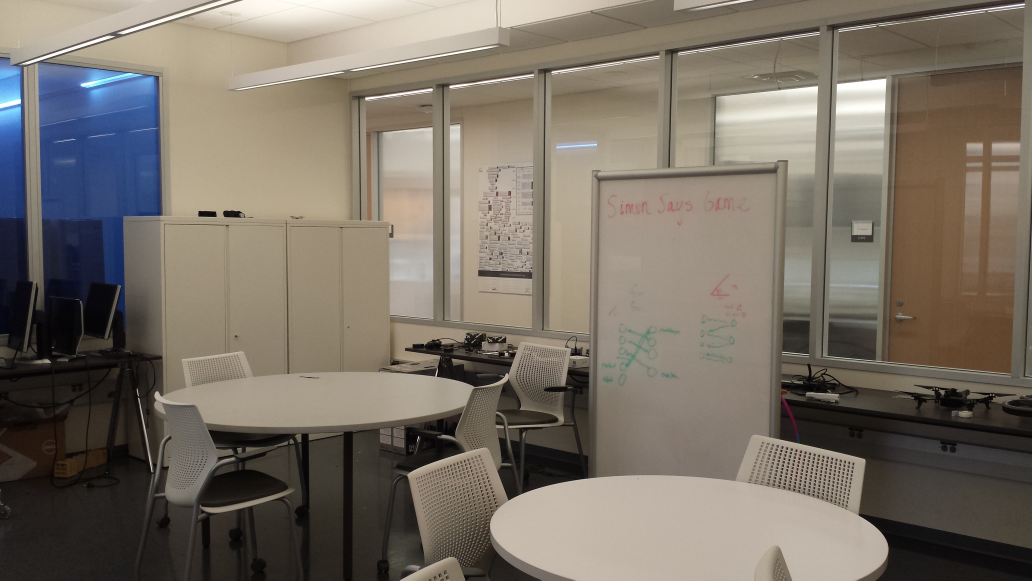
//> input picture FeatureDetection/images/1.jpg, 4128 x 2322 px (shown at 1/4 size)
$ ./main ../images/1.jpg ../images/2.jpg   (built with g++ and OpenCV 4)
//> lines starting //> are read from the running program, lines starting //| are printed output that depends on the picture
#include <stdio.h>
#include <iostream>
#include "opencv2/core/core.hpp"
#include "opencv2/features2d/features2d.hpp"
#include "opencv2/nonfree/features2d.hpp"
#include "opencv2/highgui/highgui.hpp"
#include "opencv2/nonfree/nonfree.hpp"

using namespace cv;

void readme();

/** @function main */
int main( int argc, char **argv ) {
	if ( argc != 3 ) {
		readme();
		return -1;
	}

	Mat img_1 = imread( argv[1], CV_LOAD_IMAGE_GRAYSCALE );
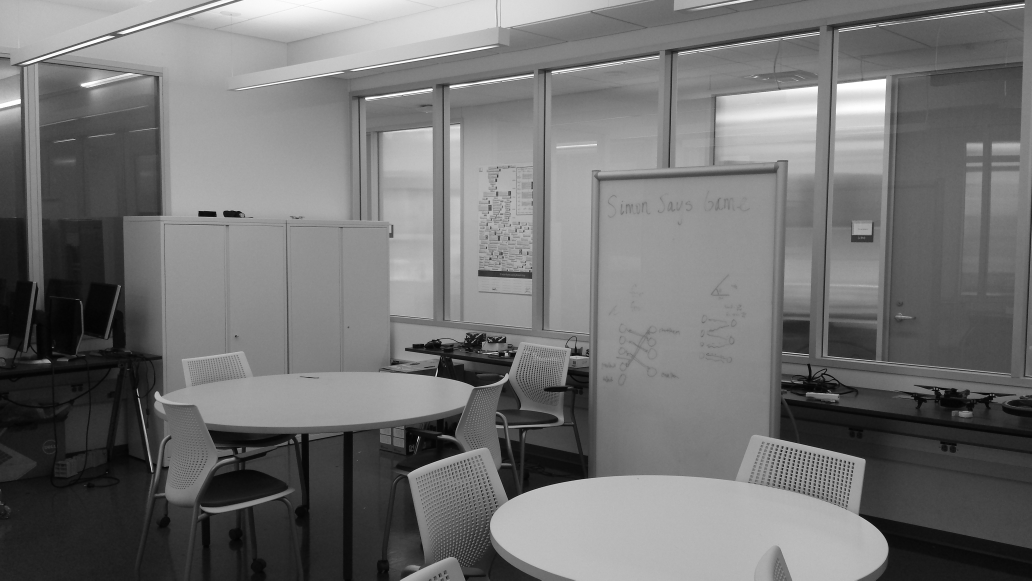
//> img_1: 2322 rows x 4128 cols, CV_8UC1 (shown at 1/4 size); min 0, max 255, mean 113.7
	Mat img_2 = imread( argv[2], CV_LOAD_IMAGE_GRAYSCALE );
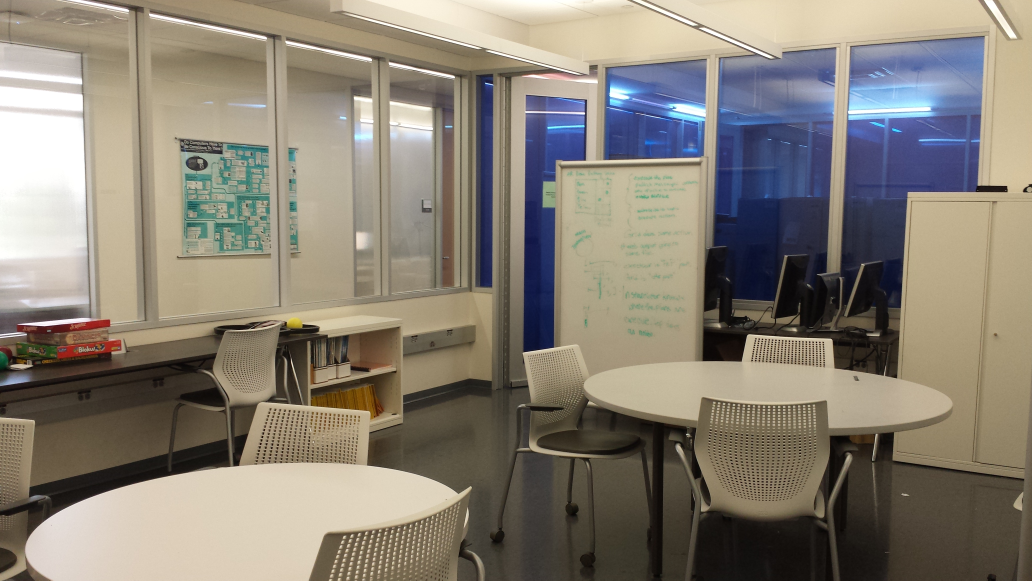
//> input picture FeatureDetection/images/2.jpg, 4128 x 2322 px (shown at 1/4 size)
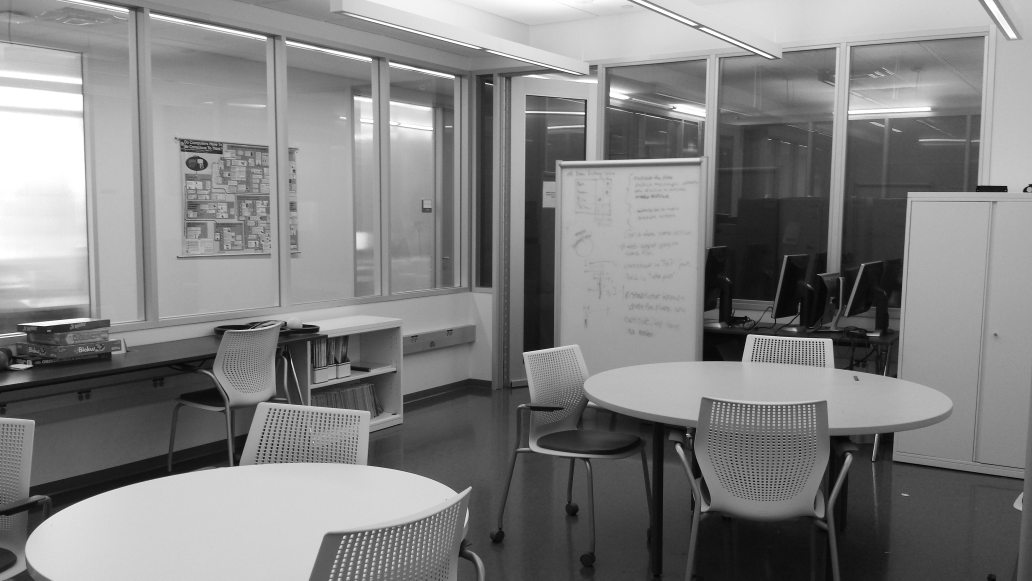
//> img_2: 2322 rows x 4128 cols, CV_8UC1 (shown at 1/4 size); min 0, max 255, mean 129.8

	if ( !img_1.data || !img_2.data ) {
		std::cout << " --(!) Error reading images " << std::endl;
		return -1;
	}

	//-- Step 1: Detect the keypoints using SURF Detector
	int minHessian = 400;

//> (the run ends here: the program needs code that is not available in this run, at `SurfFeatureDetector detector( minHessian );`)
